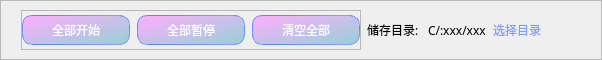
                              <widget class="QFrame" name="frame_BT_3">
                               <property name="minimumSize">
                                <size>
                                 <width>0</width>
                                 <height>60</height>
                                </size>
                               </property>
                               <property name="maximumSize">
                                <size>
                                 <width>16777215</width>
                                 <height>60</height>
                                </size>
                               </property>
                               <property name="styleSheet">
                                <string notr="true">
QPushButton{
	border:none;
	color: rgb(255, 255, 255);
}
QPushButton:hover{  
	padding-left:2px; 
}
QPushButton:pressed{
padding-left:2px;
padding-top:2px;
}</string>
                               </property>
                               <property name="frameShape">
                                <enum>QFrame::StyledPanel</enum>
                               </property>
                               <property name="frameShadow">
                                <enum>QFrame::Raised</enum>
                               </property>
                               <layout class="QHBoxLayout" name="horizontalLayout_37">
                                <property name="spacing">
                                 <number>6</number>
                                </property>
                                <property name="leftMargin">
                                 <number>20</number>
                                </property>
                                <property name="topMargin">
                                 <number>0</number>
                                </property>
                                <property name="rightMargin">
                                 <number>20</number>
                                </property>
                                <property name="bottomMargin">
                                 <number>0</number>
                                </property>
                                <item>
                                 <widget class="QFrame" name="mc_loading_list_Bt_F">
                                  <property name="minimumSize">
                                   <size>
                                    <width>340</width>
                                    <height>40</height>
                                   </size>
                                  </property>
                                  <property name="maximumSize">
                                   <size>
                                    <width>340</width>
                                    <height>40</height>
                                   </size>
                                  </property>
                                  <property name="styleSheet">
                                   <string notr="true">QPushButton{
border:none;
	border-radius:10px;
	color: rgb(255, 255, 255);
	font: 10pt &quot;本墨字语&quot;;
	background-color: qlineargradient(spread:pad, x1:0, y1:0, x2:1, y2:1, stop:0 rgba(255, 174, 254, 255), stop:1 rgba(149, 209, 214, 255));
border: 1px solid  qlineargradient(spread:pad, x1:1, y1:1, x2:0, y2:0, stop:0 rgba(161, 174, 255, 255), stop:0.863636 rgba(74, 129, 230, 255));
}
QPushButton:hover{  
	color: rgb(213, 8, 8);
	padding-bottom:3px; 
}
QPushButton:focus {
      color: rgb(255, 255, 255);
      outline: 0px;
    }
QPushButton:pressed{
	background-color: rgb(200, 200, 200);
	color: rgb(255, 149, 0);
}
</string>
                                  </property>
                                  <property name="frameShape">
                                   <enum>QFrame::StyledPanel</enum>
                                  </property>
                                  <property name="frameShadow">
                                   <enum>QFrame::Raised</enum>
                                  </property>
                                  <layout class="QHBoxLayout" name="horizontalLayout_36">
                                   <property name="spacing">
                                    <number>7</number>
                                   </property>
                                   <property name="leftMargin">
                                    <number>0</number>
                                   </property>
                                   <property name="topMargin">
                                    <number>0</number>
                                   </property>
                                   <property name="rightMargin">
                                    <number>0</number>
                                   </property>
                                   <property name="bottomMargin">
                                    <number>0</number>
                                   </property>
                                   <item>
                                    <widget class="QPushButton" name="mc_loading_list_start">
                                     <property name="minimumSize">
                                      <size>
                                       <width>0</width>
                                       <height>30</height>
                                      </size>
                                     </property>
                                     <property name="maximumSize">
                                      <size>
                                       <width>110</width>
                                       <height>30</height>
                                      </size>
                                     </property>
                                     <property name="styleSheet">
                                      <string notr="true"/>
                                     </property>
                                     <property name="text">
                                      <string>全部开始</string>
                                     </property>
                                     <property name="icon">
                                      <iconset resource="../pic/icon.qrc">
                                       <normaloff>:/icon/icon/download.png</normaloff>:/icon/icon/download.png</iconset>
                                     </property>
                                     <property name="iconSize">
                                      <size>
                                       <width>16</width>
                                       <height>16</height>
                                      </size>
                                     </property>
                                    </widget>
                                   </item>
                                   <item>
                                    <widget class="QPushButton" name="mc_loading_list_pause">
                                     <property name="minimumSize">
                                      <size>
                                       <width>0</width>
                                       <height>30</height>
                                      </size>
                                     </property>
                                     <property name="maximumSize">
                                      <size>
                                       <width>110</width>
                                       <height>30</height>
                                      </size>
                                     </property>
                                     <property name="text">
                                      <string>全部暂停</string>
                                     </property>
                                     <property name="icon">
                                      <iconset resource="../pic/icon.qrc">
                                       <normaloff>:/icon/icon/pause.png</normaloff>:/icon/icon/pause.png</iconset>
                                     </property>
                                     <property name="iconSize">
                                      <size>
                                       <width>12</width>
                                       <height>12</height>
                                      </size>
                                     </property>
                                    </widget>
                                   </item>
                                   <item>
                                    <widget class="QPushButton" name="mc_loading_list_clean">
                                     <property name="minimumSize">
                                      <size>
                                       <width>0</width>
                                       <height>30</height>
                                      </size>
                                     </property>
                                     <property name="maximumSize">
                                      <size>
                                       <width>110</width>
                                       <height>30</height>
                                      </size>
                                     </property>
                                     <property name="text">
                                      <string>清空全部</string>
                                     </property>
                                     <property name="icon">
                                      <iconset resource="../pic/icon.qrc">
                                       <normaloff>:/icon/icon/exit_black.png</normaloff>:/icon/icon/exit_black.png</iconset>
                                     </property>
                                    </widget>
                                   </item>
                                  </layout>
                                 </widget>
                                </item>
                                <item>
                                 <widget class="QLabel" name="file_LA">
                                  <property name="minimumSize">
                                   <size>
                                    <width>55</width>
                                    <height>0</height>
                                   </size>
                                  </property>
                                  <property name="maximumSize">
                                   <size>
                                    <width>55</width>
                                    <height>16777215</height>
                                   </size>
                                  </property>
                                  <property name="font">
                                   <font>
                                    <family>本墨字语</family>
                                   </font>
                                  </property>
                                  <property name="text">
                                   <string>储存目录:</string>
                                  </property>
                                 </widget>
                                </item>
                                <item>
                                 <widget class="QLabel" name="path_LA">
                                  <property name="font">
                                   <font>
                                    <family>本墨字语</family>
                                   </font>
                                  </property>
                                  <property name="text">
                                   <string>C/:xxx/xxx</string>
                                  </property>
                                 </widget>
                                </item>
                                <item>
                                 <widget class="QPushButton" name="path_BT">
                                  <property name="styleSheet">
                                   <string notr="true">color: rgb(129, 158, 255);</string>
                                  </property>
                                  <property name="text">
                                   <string>选择目录</string>
                                  </property>
                                 </widget>
                                </item>
                                <item>
                                 <spacer name="horizontalSpacer_17">
                                  <property name="orientation">
                                   <enum>Qt::Horizontal</enum>
                                  </property>
                                  <property name="sizeHint" stdset="0">
                                   <size>
                                    <width>40</width>
                                    <height>20</height>
                                   </size>
                                  </property>
                                 </spacer>
                                </item>
                               </layout>
                              </widget>
